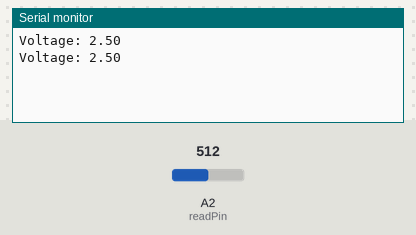
Recording of a sketch running on a simulated Arduino Uno, built with avr-gcc and run on an emulated ATmega328P. Parts: the last lines printed to the serial monitor. Inputs (shaded band) come from the test bench; at power-on: A2 (readPin) = 512.

Above: at 1.8 s.
1.9 s: A2 (readPin) set to 716
At 2.8 s:
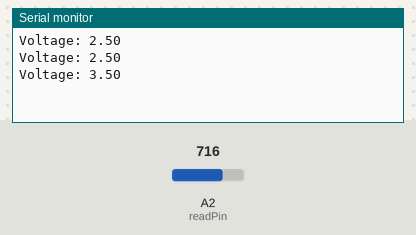
3.4 s: A2 (readPin) set to 900
At 4.7 s:
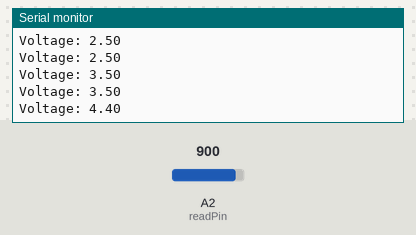
Timing chart, 0 to 6.4 s (numbered marks = the images above; inputs shaded):
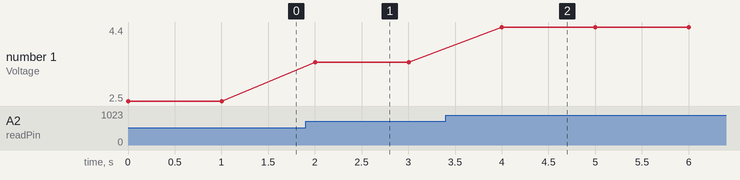

Measured:
- after the input at 1.9 s, the serial monitor: prints a new line after 0.10 s (image 1)
- after the input at 3.4 s, the serial monitor: prints a new line after 0.60 s (image 2)
- plotted number 1: 2.5 → 3.5 after the input at 1.9 s, 3.5 → 4.4 after the input at 3.4 s

The sketch:

volt-read.ino
```cpp
int readPin = A2;

void setup() {
  pinMode(readPin, INPUT);
  Serial.begin(9600); // Start serial communication at 9600 baud rate
}

void loop() {
  int sensorValue = analogRead(readPin);
  float voltage =
      sensorValue * (5.0 / 1023.0); // Convert the analog reading to voltage
  Serial.print("Voltage: ");
  Serial.println(voltage);
  delay(1000); // Wait for 1 second before the next reading
}
```
